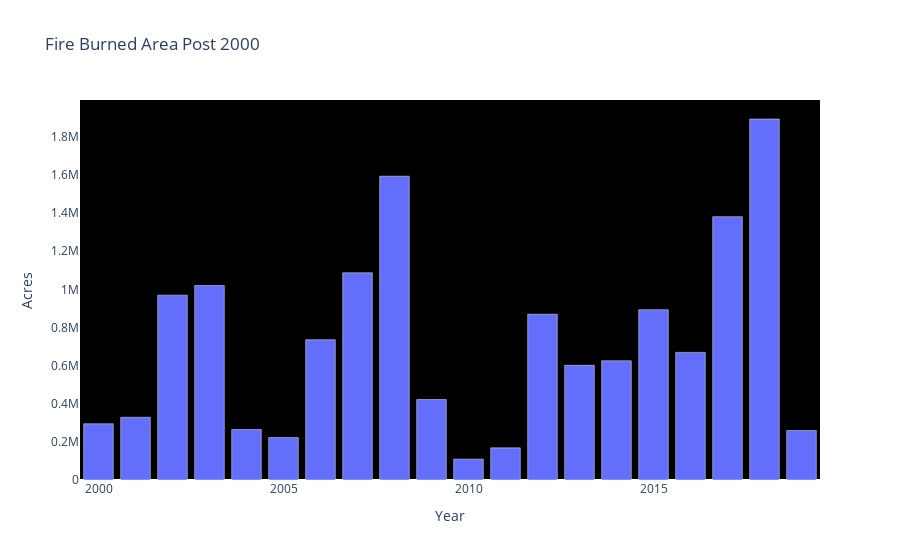

Source (notebook cell):
### Code cell
title = 'Fire Burned Area Post 2000'
df = summary_post_2000
fig = px.bar(df, x='Year', y='Acres', title=title)
fig.update_layout(plot_bgcolor='rgba(0,0,0,1)', xaxis_showgrid=False, yaxis_showgrid=False, hovermode="x unified")
fig.show()

### Figure 1 — Plotly figure (JSON) as saved in the notebook; plotly's stock layout.template omitted (floating-point values rounded to 4 significant figures)
{"data": [{"alignmentgroup": "True", "hovertemplate": "Year=%{x}<br>Acres=%{y}<extra></extra>", "legendgroup": "", "marker": {"color": "#636efa"}, "name": "", "offsetgroup": "", "orientation": "v", "showlegend": false, "textposition": "auto", "type": "bar", "x": ["2000", "2001", "2002", "2003", "2004", "2005", "2006", "2007", "2008", "2009", "2010", "2011", "2012", "2013", "2014", "2015", "2016", "2017", "2018", "2019"], "xaxis": "x", "y": ["295,026", "329,126", "969,890", "1,020,460", "264,988", "222,538", "736,022", "1,087,110", "1,593,690", "422,147", "109,529", "168,545", "869,599", "601,635", "625,540", "893,362", "669,534", "1,381,405", "1,893,913", "259,823"], "yaxis": "y"}], "layout": {"barmode": "relative", "hovermode": "x unified", "legend": {"tracegroupgap": 0}, "plot_bgcolor": "rgba(0,0,0,1)", "title": {"text": "Fire Burned Area Post 2000"}, "xaxis": {"anchor": "y", "domain": [0, 1], "showgrid": false, "title": {"text": "Year"}}, "yaxis": {"anchor": "x", "domain": [0, 1], "showgrid": false, "title": {"text": "Acres"}}}}
